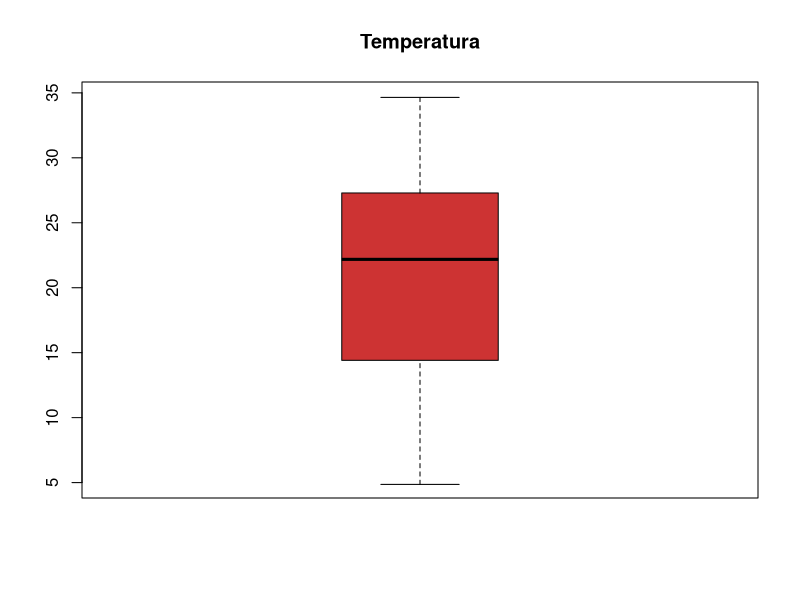

This figure's R source:
library(tidyverse)


datos <- read.csv("./datos.csv", header= TRUE, sep=";")
subset_data <- datos %>% slice(1:300)

subset_data$AT <- as.numeric(gsub(",", ".", subset_data$AT))

boxplot(subset_data$AT,
        main = "Temperatura",
        col = "#CD3333",
        border = "black",
        ylim = c(5, max(subset_data$AT, na.rm = TRUE)),
        boxwex = 0.5)

